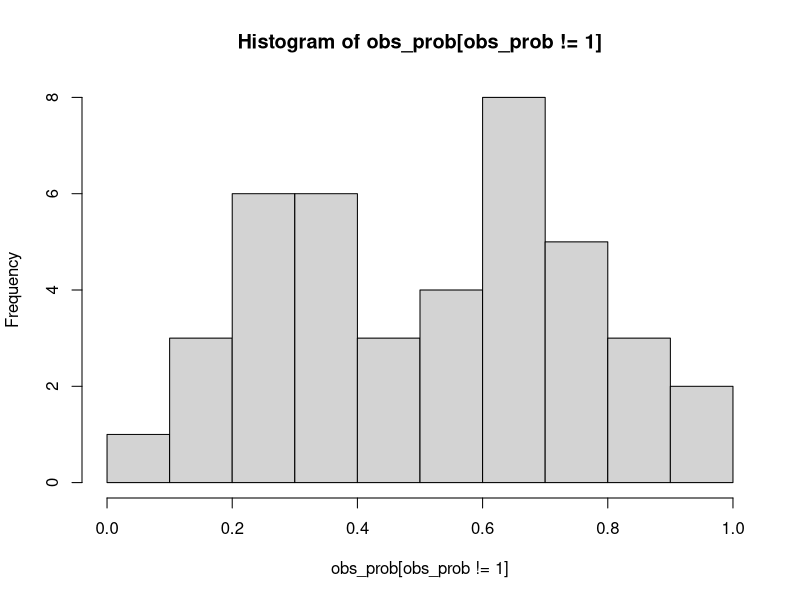
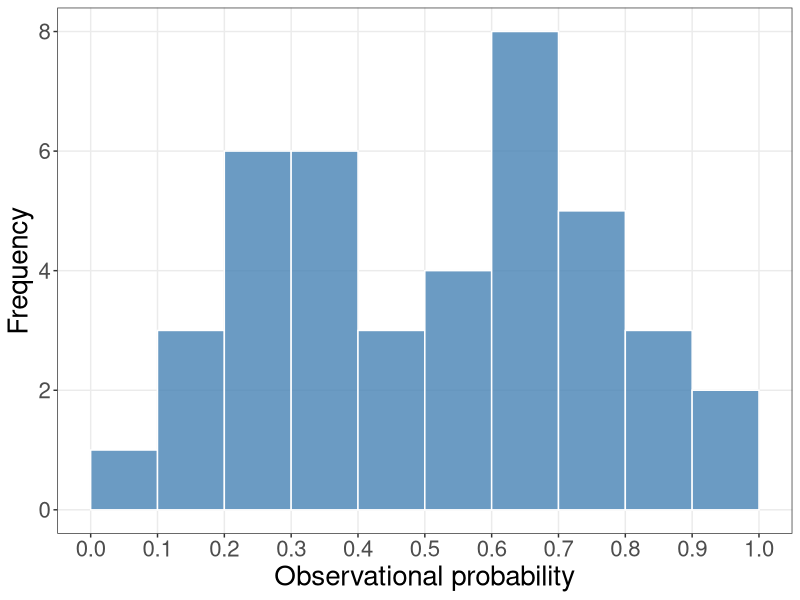

These figures' R source, in order:
obs_prob = c(1.0, 0.78568, 0.78568, 0.78576, 0.9389, 1.0, 1.0, 1.0, 1.0, 1.0, 1.0, 1.0, 1.0, 1.0, 1.0, 1.0, 1.0, 1.0, 1.0, 1.0, 1.0, 1.0, 1.0, 1.0, 1.0, 1.0, 1.0, 1.0, 1.0, 1.0, 1.0, 1.0, 1.0, 1.0, 1.0, 1.0, 1.0, 1.0, 1.0, 1.0, 0.63128, 1.0, 1.0, 0.80326, 0.80326, 1.0, 1.0, 1.0, 1.0, 1.0, 1.0, 1.0, 1.0, 1.0, 1.0, 1.0, 0.63128, 0.63128, 1.0, 1.0, 1.0, 1.0, 1.0, 1.0, 1.0, 1.0, 1.0, 1.0, 1.0, 1.0, 1.0, 1.0, 1.0, 1.0, 1.0, 1.0, 1.0, 1.0, 1.0, 1.0, 1.0, 1.0, 1.0, 1.0, 1.0, 1.0, 1.0, 1.0, 1.0, 1.0, 1.0, 1.0, 1.0, 1.0, 1.0, 1.0, 1.0, 0.19319, 1.0, 1.0, 1.0, 1.0, 1.0, 1.0, 1.0, 1.0, 1.0, 1.0, 1.0, 1.0, 1.0, 1.0, 1.0, 1.0, 1.0, 1.0, 1.0, 1.0, 1.0, 1.0, 1.0, 1.0, 1.0, 1.0, 1.0, 1.0, 1.0, 1.0, 1.0, 1.0, 1.0, 1.0, 1.0, 1.0, 1.0, 1.0, 1.0, 1.0, 1.0, 1.0, 1.0, 1.0, 1.0, 1.0, 1.0, 1.0, 1.0, 0.58215, 1.0, 1.0, 1.0, 1.0, 1.0, 1.0, 0.20949, 1.0, 1.0, 1.0, 1.0, 1.0, 1.0, 0.33519, 1.0, 1.0, 1.0, 1.0, 1.0, 1.0, 1.0, 1.0, 1.0, 1.0, 1.0, 1.0, 1.0, 1.0, 1.0, 1.0, 1.0, 1.0, 1.0, 1.0, 1.0, 1.0, 1.0, 1.0, 1.0, 1.0, 1.0, 1.0, 1.0, 1.0, 1.0, 1.0, 1.0, 1.0, 1.0, 1.0, 1.0, 1.0, 1.0, 1.0, 1.0, 1.0, 1.0, 1.0, 1.0, 1.0, 1.0, 1.0, 1.0, 1.0, 1.0, 1.0, 1.0, 1.0, 1.0, 1.0, 1.0, 1.0, 1.0, 0.63013, 0.62931, 1.0, 1.0, 1.0, 1.0, 1.0, 1.0, 1.0, 1.0, 1.0, 1.0, 0.8089, 0.79917, 1.0, 0.63256, 0.63256, 0.63256, 1.0, 1.0, 0.06661, 1.0, 1.0, 1.0, 1.0, 1.0, 1.0, 1.0, 1.0, 1.0, 1.0, 0.33667, 1.0, 0.23087, 0.23087, 0.23087, 1.0, 0.22568, 1.0, 1.0, 1.0, 1.0, 1.0, 0.33539, 0.33539, 0.33539, 0.32747, 1.0, 1.0, 1.0, 0.92811, 1.0, 1.0, 0.43869, 1.0, 1.0, 1.0, 1.0, 1.0, 1.0, 1.0, 1.0, 1.0, 1.0, 1.0, 0.75179, 0.50244, 0.50244, 0.50244, 1.0, 1.0, 0.48867, 1.0, 0.13467, 1.0, 0.41888, 1.0, 1.0, 1.0, 1.0, 0.26931, 1.0, 0.18125) 
hist(obs_prob[obs_prob != 1])
sum(obs_prob != 1)

library(ggplot2)
library(dplyr)
data = data.frame(value = obs_prob[obs_prob != 1]) 

bin_edges = seq(0, 1, by = 0.1)

# Create a histogram
ggplot(data, aes(x = value)) +
  geom_histogram(breaks = bin_edges, fill = "steelblue", color = "white", alpha = 0.8) +
  labs(x = "Observational probability", y = "Frequency") + theme_bw() + theme(panel.grid.minor = element_blank(), text = element_text(size = 20)) +
  scale_x_continuous(breaks = bin_edges)
